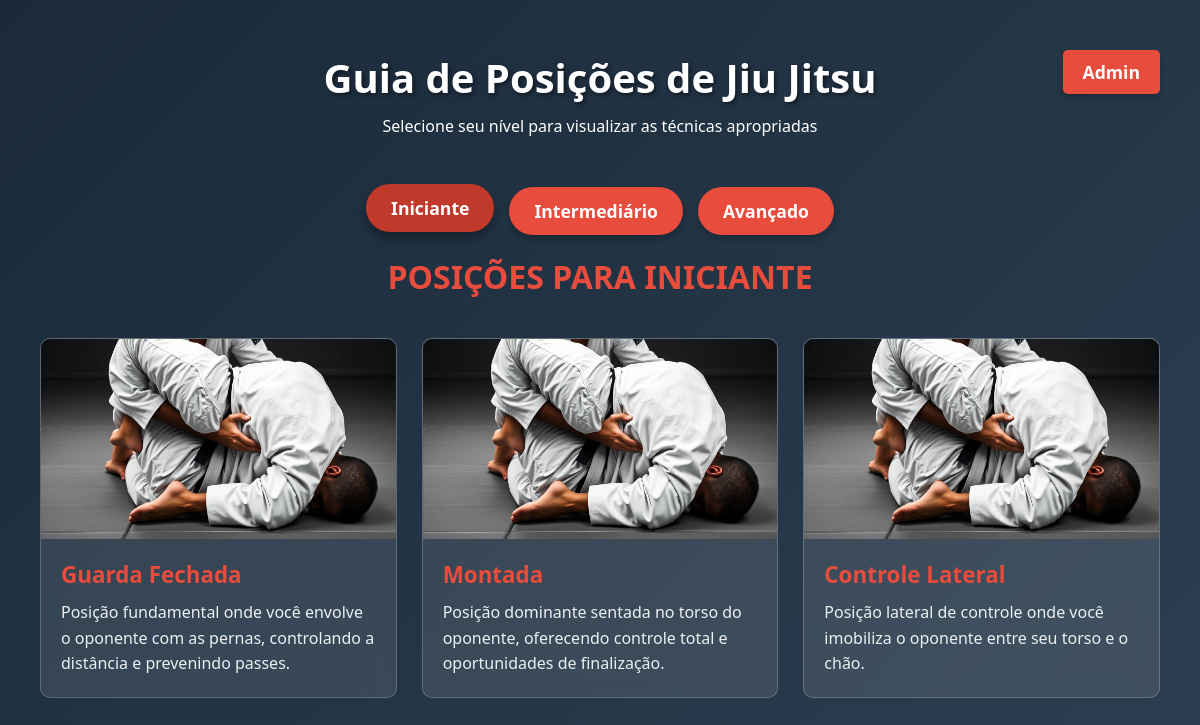
The page / on the database its author committed.
### models/guia.py (models this page shows, shortened)
class Position(db.Model):
    __tablename__ = 'positions'
    id = db.Column(db.Integer, primary_key=True)
    name = db.Column(db.String(100), nullable=False)
    description = db.Column(db.Text, nullable=False)
    image = db.Column(db.String(100), nullable=True) # A imagem da posição
    level = db.Column(db.String(50), nullable=False)
    variations = db.relationship('Variation', backref='position', lazy=True, cascade="all, delete-orphan")

### controllers/controller.py (the view)
def guia_bjj():
    positions = Position.query.filter_by(level='beginner').all()
    return render_template('index.html', positions=positions)

### view/index.html (shortened to what this page needs)
{% extends 'templates/base.html' %}
{% block conteudo %}
    <header>
        <div>
            <a href="{{ url_for('admin_route') }}" class="admin-button">Admin</a>
        </div>
        <h1>Guia de Posições de Jiu Jitsu</h1>
        <p>Selecione seu nível para visualizar as técnicas apropriadas</p>
    </header>
    <div class="controls">
        <a href="{{ url_for('guiabjj_route') }}" class="level-btn active">Iniciante</a>
        <a href="{{ url_for('indexinter_route') }}" class="level-btn">Intermediário</a>
        <a href="{{ url_for('indexavanc_route') }}" class="level-btn">Avançado</a>
    </div>
    <div id="content-container" style="display: block;">
        <h2 class="level-header">Posições para Iniciante</h2>
        <div class="positions-grid">
            {% for position in positions %}
            <div class="position-card" data-name="Guarda Fechada">
                <div class="card-image" style="background-image: url('beginner_guard.png')"></div>
                <div class="card-content">
                    <h3>{{ position.name }}</h3>
                    <p>{{ position.description }}</p>
                </div>
            </div>
            {% endfor %}
        </div>
    </div>
{% endblock %}

### view/templates/base.html (shortened to what this page needs)
<html lang="pt-BR">
<head>
    <link rel="stylesheet" href="{{ url_for('static', filename='css/styles.css') }}">
    <link rel="stylesheet" href="{{ url_for('static', filename='css/styles2.css') }}">
</head>
<body>
    {% block conteudo %}
    {% endblock %}
</body>
</html>

### static/css/styles.css (style rules this page uses)
:root { --primary: #2c3e50; --secondary: #e74c3c; --light: #ecf0f1; --dark-bg: #1a2a3a; --card-bg: rgba(255,255,255,0.1); --border-color: rgba(255,255,255,0.2); }
* { margin: 0; padding: 0; box-sizing: border-box; font-family: 'Segoe UI', Tahoma, Geneva, Verdana, sans-serif; }
body { background: linear-gradient(135deg, var(--dark-bg), var(--primary)); color: white; min-height: 100vh; padding: 20px; }
header { text-align: center; padding: 30px 0; position: relative; }
h1 { font-size: 2.5rem; margin-bottom: 10px; text-shadow: 2px 2px 4px rgba(0,0,0,0.5); }
.controls { display: flex; justify-content: center; gap: 15px; margin: 20px 0; flex-wrap: wrap; }
.level-btn, .admin-button, .botao-link-admin, .add-position-btn, .action-btn, .save-btn, .cancel-btn { background: var(--secondary); color: white; border: none; padding: 12px 25px; border-radius: 30px; font-size: 1.1rem; cursor: pointer; transition: all 0.3s; font-weight: bold; box-shadow: 0 4px 6px rgba(0,0,0,0.2); text-decoration: none; }
.level-btn:hover, .level-btn.active, .admin-button:hover, .admin-button.active, .botao-link-admin, .add-position-btn:hover, .add-position-btn.active, .action-btn:hover, .action-btn.active, .save-btn:hover, .save-btn.active, .cancel-btn:hover, .cancel-btn.active { background: #c0392b; transform: translateY(-3px); box-shadow: 0 6px 8px rgba(0,0,0,0.3); }
.positions-grid { display: grid; grid-template-columns: repeat(auto-fill, minmax(300px, 1fr)); gap: 25px; max-width: 1200px; margin: 0 auto; padding: 20px; }
.position-card { background: var(--card-bg); border-radius: 10px; overflow: hidden; transition: transform 0.3s; backdrop-filter: blur(10px); border: 1px solid var(--border-color); cursor: pointer; }
.card-image { width: 100%; height: 200px; background-size: cover; background-position: center; }
.card-content { padding: 20px; }
.card-content h3 { color: var(--secondary); margin-bottom: 10px; font-size: 1.4rem; }
.card-content p { line-height: 1.6; color: var(--light); }
.level-header { text-align: center; margin: 20px 0; font-size: 2rem; color: var(--secondary); text-transform: uppercase; }
.admin-button, .botao-link-admin { position: absolute; right: 20px; top: 30px; padding: 10px 20px; border-radius: 5px; }

### rows shown on the page
Position: name "Guarda Fechada", description "Posição fundamental onde você envolve o oponente com as pernas, controlando a distância e prevenindo passes."
Position: name "Montada", description "Posição dominante sentada no torso do oponente, oferecendo controle total e oportunidades de finalização."
Position: name "Controle Lateral", description "Posição lateral de controle onde você imobiliza o oponente entre seu torso e o chão."
